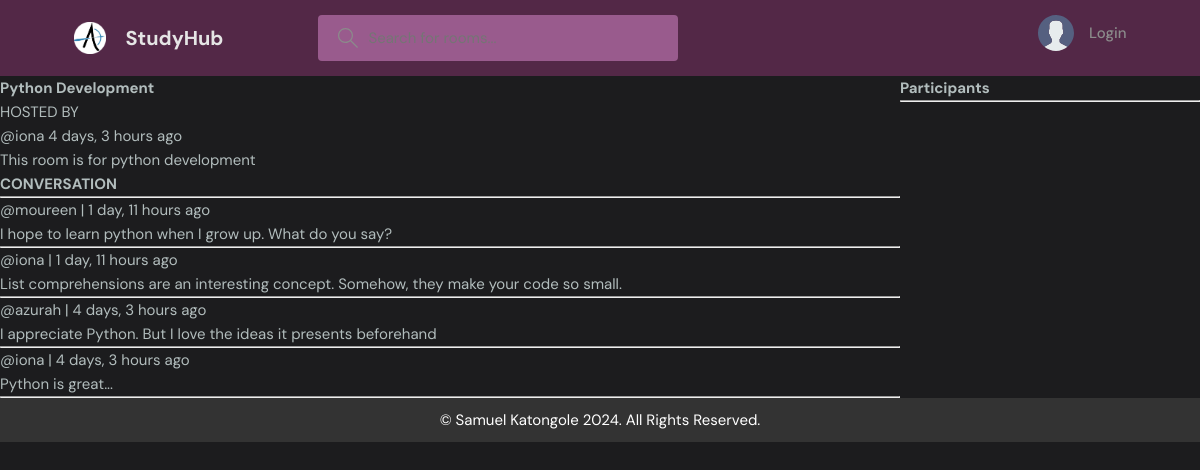
Page /room/2/ on the committed database.
### Rooms/models.py (models this page shows, shortened)
class Room(models.Model):
    host = models.ForeignKey(User, on_delete= models.SET_NULL, null=True)
    topic = models.ForeignKey(Topic, on_delete= models.SET_NULL, null=True)
    description = models.TextField(null=True, blank=True) # description of the room
    name = models.CharField(max_length=200) # name of the room
    created = models.DateTimeField(auto_now_add=True) # created once
    updated= models.DateTimeField(auto_now=True) # changed
    participants = models.ManyToManyField(User, related_name='participants', blank=True)
    class Meta:
        ordering = ['-updated', '-created'] # ordered based on those fields

class Post(models.Model): # messages model
    author = models.ForeignKey(User, on_delete=models.CASCADE)
    room = models.ForeignKey(Room, on_delete=models.CASCADE)
    body = models.TextField()
    created_on= models.DateTimeField(auto_now_add=True) # date post created
    updated_on= models.DateTimeField(auto_now=True) # date last edited
    class Meta:
        ordering = ['-updated_on', '-created_on'] # ordered based on those fields

### Rooms/views.py (the view, shortened to what this page needs)
# urls.py: path('room/<str:pk>/',views.room, name='room'),
def room(request, pk):
    roomy = Room.objects.get(id=pk) # get this room
    participants = roomy.participants.all() # get all participants
    room_posts = roomy.post_set.all().order_by('-created_on') # or
    context = {'room':roomy, 'room_posts':room_posts, 'participants':participants}
    return render(request, 'Rooms/room.html',context)

### Rooms/templates/Rooms/room.html (shortened to what this page needs)
{% extends 'parent_hub/base.html' %}
{% block content %}
<div class="room-container">
    <div class="">
        <div class="room-info">
            <h1>{{room.name}}</h1>
            <p>HOSTED BY</p>
            <small>@{{room.host}} {{room.created|timesince}} ago</small>
            <p>{{room.description}}</p>
        </div>
        <div class="comment-wrapper">
            <h3>CONVERSATION</h3>
            <hr>
            {% for post in room_posts %}
            <div class="post">
                <small>@{{post.author}} | {{post.created_on|timesince}} ago</small>
                <p>{{post.body}}</p>
                <hr/>
            </div>
            {% endfor %}
        </div>
    </div>
    <div class="room-participants">
        <h3>Participants</h3>
        <hr>
    </div>
</div>
{% endblock %}

### static/styles/base.css (style rules this page uses)
:root { --color-main: #f30b55; --color-main-light: #f992e6; --color-dark: #532847; --color-dark-medium: #995b8d; --color-dark-light: #860744; --color-light: #e5e5e5; --color-gray: #8b8b8b; --color-light-gray: #b2bdbd; --color-bg: #1c1c1e; --color-success: #5dd693; --color-error: #fc4b0b; }
* { margin: 0; padding: 0; font-family: "DM Sans", -apple-system, BlinkMacSystemFont, "Segoe UI", Roboto, Oxygen, Ubuntu, Cantarell, "Open Sans", "Helvetica Neue", sans-serif; box-sizing: border-box; text-rendering: optimizeLegibility; font-size: inherit; }
html { font-size: 56.25%; }
@media only screen and (min-width: 1200px) { html { font-size: 62.5%; } }
body { line-height: 1.6; font-weight: 400; font-size: 1.5rem; color: var(--color-light-gray); background-color: var(--color-bg); min-height: 100vh; }

### Rooms/templates/Rooms/room.html (style rules this page uses)
.room-container { display: grid; grid-template-columns: 3fr 1fr; }

### rows in the picture
Room: name "Python Development", host "iona", created "4 days, 3 hours", description "This room is for python development"
Post: author "moureen", created_on "1 day, 11 hours", body "I hope to learn python when I grow up. What do you say?"
Post: author "iona", created_on "1 day, 11 hours", body "List comprehensions are an interesting concept. Somehow, they make your code so small."
Post: author "azurah", created_on "4 days, 3 hours", body "I appreciate Python. But I love the ideas it presents beforehand"
Post: author "iona", created_on "4 days, 3 hours", body "Python is great..."
